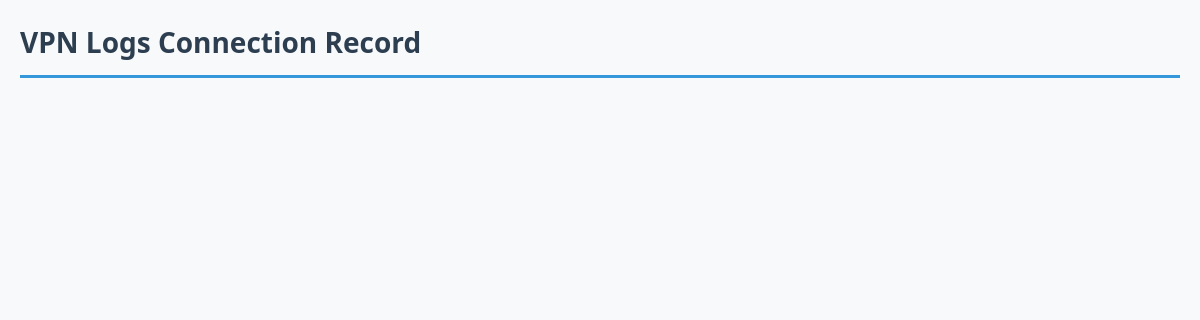
Before: /vpn_client/admin/dashboard/ (signed in) with the older database file.
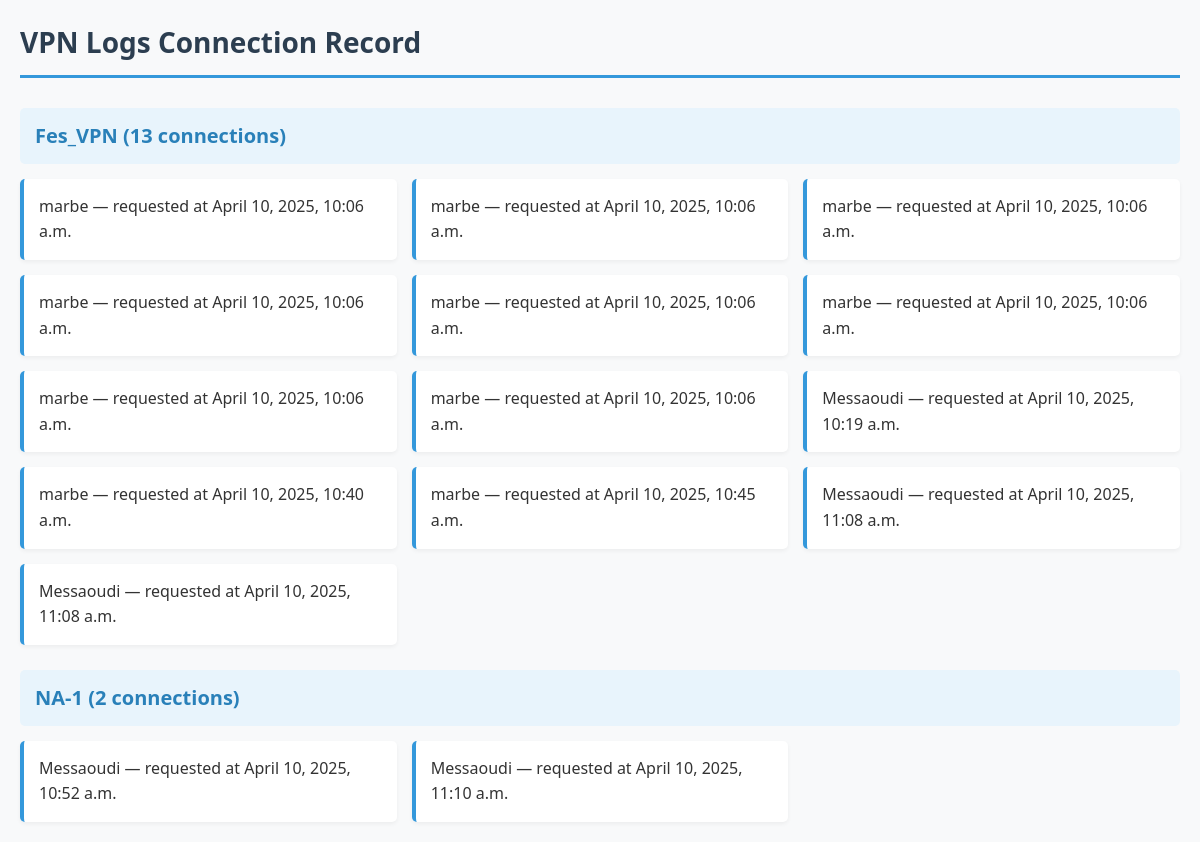
After: the same page with the newer database file.
### vpn_client/models.py (models this page shows, shortened)
class VPNServer(models.Model):
    name = models.CharField(max_length=100)
    ip_address = models.GenericIPAddressField()
    location = models.CharField(max_length=100)
    public_key = models.TextField()

class VPNConnectionRequest(models.Model):
    user = models.ForeignKey(User, on_delete=models.CASCADE)
    server = models.ForeignKey(VPNServer, on_delete=models.CASCADE)
    requested_at = models.DateTimeField(auto_now_add=True)
    approved = models.BooleanField(default=False)

### vpn_client/views.py (the view)
# urls.py: path('admin/dashboard/', admin_dashboard, name='admin_dashboard'),
@user_passes_test(lambda u: u.is_staff)
def admin_dashboard(request):
    servers = VPNServer.objects.all()
    data = []
    for server in servers:
        connections = VPNConnectionRequest.objects.filter(server=server)
        data.append((server, connections))
    return render(request, 'vpn/admin_dashboard.html', {'data': data})

### vpn_client/templates/vpn/admin_dashboard.html (shortened to what this page needs)
<h2>VPN Logs Connection Record</h2>
{% for server, connections in data %}
  <h3>{{ server.name }} ({{ connections.count }} connections)</h3>
  <ul>
    {% for conn in connections %}
      <li>{{ conn.user.username }} — requested at {{ conn.requested_at }}</li>
    {% empty %}
      <li>No users connected.</li>
    {% endfor %}
  </ul>
{% endfor %}

### vpn_client/templates/vpn/admin_dashboard.html (style rules this page uses)
h2 { color: #2c3e50; border-bottom: 3px solid #3498db; padding-bottom: 10px; margin-bottom: 30px; font-size: 28px; }
h3 { color: #2980b9; background-color: #e8f4fc; padding: 12px 15px; border-radius: 5px; margin: 25px 0 15px 0; font-size: 20px; display: flex; justify-content: space-between; align-items: center; }
ul { list-style: none; padding: 0; margin: 0; display: grid; grid-template-columns: repeat(auto-fill, minmax(300px, 1fr)); gap: 15px; }
li { background-color: white; padding: 15px; border-radius: 5px; box-shadow: 0 2px 4px rgba(0,0,0,0.05); border-left: 4px solid #3498db; transition: transform 0.2s, box-shadow 0.2s; }

Changed rows visible on the page:
added VPNServer: name "Fes_VPN", count "13"
added VPNConnectionRequest: user.username "marbe", requested_at "April 10, 2025, 10:06 a.m.", shown under "Fes_VPN"
added VPNConnectionRequest: user.username "marbe", requested_at "April 10, 2025, 10:06 a.m.", shown under "Fes_VPN"
added VPNConnectionRequest: user.username "marbe", requested_at "April 10, 2025, 10:06 a.m.", shown under "Fes_VPN"
added VPNConnectionRequest: user.username "marbe", requested_at "April 10, 2025, 10:06 a.m.", shown under "Fes_VPN"
added VPNConnectionRequest: user.username "marbe", requested_at "April 10, 2025, 10:06 a.m.", shown under "Fes_VPN"
added VPNConnectionRequest: user.username "marbe", requested_at "April 10, 2025, 10:06 a.m.", shown under "Fes_VPN"
added VPNConnectionRequest: user.username "marbe", requested_at "April 10, 2025, 10:06 a.m.", shown under "Fes_VPN"
added VPNConnectionRequest: user.username "marbe", requested_at "April 10, 2025, 10:06 a.m.", shown under "Fes_VPN"
added VPNConnectionRequest: user.username "Messaoudi", requested_at "April 10, 2025, 10:19 a.m.", shown under "Fes_VPN"
added VPNConnectionRequest: user.username "marbe", requested_at "April 10, 2025, 10:40 a.m.", shown under "Fes_VPN"
added VPNConnectionRequest: user.username "marbe", requested_at "April 10, 2025, 10:45 a.m.", shown under "Fes_VPN"
added VPNConnectionRequest: user.username "Messaoudi", requested_at "April 10, 2025, 11:08 a.m.", shown under "Fes_VPN"
added VPNConnectionRequest: user.username "Messaoudi", requested_at "April 10, 2025, 11:08 a.m.", shown under "Fes_VPN"
added VPNServer: name "NA-1", count "2"
added VPNConnectionRequest: user.username "Messaoudi", requested_at "April 10, 2025, 10:52 a.m.", shown under "NA-1"
added VPNConnectionRequest: user.username "Messaoudi", requested_at "April 10, 2025, 11:10 a.m.", shown under "NA-1"
